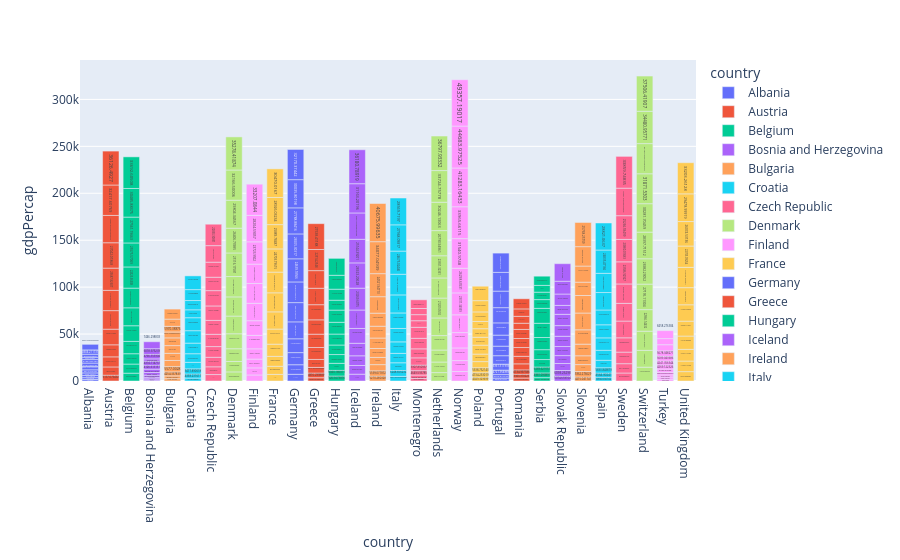

The cell this chart's notebook holds for it:
### Code cell
fig=px.bar(df_f, x='country', y='gdpPercap',orientation='v',text='gdpPercap',color='country')
fig

### Figure 1 — Plotly figure (JSON) as saved in the notebook; plotly's stock layout.template omitted (floating-point values rounded to 4 significant figures)
{"data": [{"hovertemplate": "country=%{x}<br>gdpPercap=%{text}<extra></extra>", "legendgroup": "Albania", "marker": {"color": "#636efa", "pattern": {"shape": ""}}, "name": "Albania", "orientation": "v", "showlegend": true, "text": [1601.0, 1942.0, 2313.0, 2760.0, 3313.0, 3533.0, 3631.0, 3739.0, 2497.0, 3193.0, 4604.0, 5937.0], "textposition": "auto", "type": "bar", "x": ["Albania", "Albania", "Albania", "Albania", "Albania", "Albania", "Albania", "Albania", "Albania", "Albania", "Albania", "Albania"], "xaxis": "x", "y": [1601.0, 1942.0, 2313.0, 2760.0, 3313.0, 3533.0, 3631.0, 3739.0, 2497.0, 3193.0, 4604.0, 5937.0], "yaxis": "y"}, {"hovertemplate": "country=%{x}<br>gdpPercap=%{text}<extra></extra>", "legendgroup": "Austria", "marker": {"color": "#EF553B", "pattern": {"shape": ""}}, "name": "Austria", "orientation": "v", "showlegend": true, "text": [6137.0, 8843.0, 10750.0, 12830.0, 16660.0, 19750.0, 21600.0, 23690.0, 27040.0, 29100.0, 32420.0, 36130.0], "textposition": "auto", "type": "bar", "x": ["Austria", "Austria", "Austria", "Austria", "Austria", "Austria", "Austria", "Austria", "Austria", "Austria", "Austria", "Austria"], "xaxis": "x", "y": [6137.0, 8843.0, 10750.0, 12830.0, 16660.0, 19750.0, 21600.0, 23690.0, 27040.0, 29100.0, 32420.0, 36130.0], "yaxis": "y"}, {"hovertemplate": "country=%{x}<br>gdpPercap=%{text}<extra></extra>", "legendgroup": "Belgium", "marker": {"color": "#00cc96", "pattern": {"shape": ""}}, "name": "Belgium", "orientation": "v", "showlegend": true, "text": [8343.0, 9715.0, 10990.0, 13150.0, 16670.0, 19120.0, 20980.0, 22530.0, 25580.0, 27560.0, 30490.0, 33690.0], "textposition": "auto", "type": "bar", "x": ["Belgium", "Belgium", "Belgium", "Belgium", "Belgium", "Belgium", "Belgium", "Belgium", "Belgium", "Belgium", "Belgium", "Belgium"], "xaxis": "x", "y": [8343.0, 9715.0, 10990.0, 13150.0, 16670.0, 19120.0, 20980.0, 22530.0, 25580.0, 27560.0, 30490.0, 33690.0], "yaxis": "y"}, {"hovertemplate": "country=%{x}<br>gdpPercap=%{text}<extra></extra>", "legendgroup": "Bosnia and Herzegovina", "marker": {"color": "#ab63fa", "pattern": {"shape": ""}}, "name": "Bosnia and Herzegovina", "orientation": "v", "showlegend": true, "text": [973.5, 1354.0, 1710.0, 2172.0, 2860.0, 3528.0, 4127.0, 4314.0, 2547.0, 4766.0, 6019.0, 7446.0], "textposition": "auto", "type": "bar", "x": ["Bosnia and Herzegovina", "Bosnia and Herzegovina", "Bosnia and Herzegovina", "Bosnia and Herzegovina", "Bosnia and Herzegovina", "Bosnia and Herzegovina", "Bosnia and Herzegovina", "Bosnia and Herzegovina", "Bosnia and Herzegovina", "Bosnia and Herzegovina", "Bosnia and Herzegovina", "Bosnia and Herzegovina"], "xaxis": "x", "y": [973.5, 1354.0, 1710.0, 2172.0, 2860.0, 3528.0, 4127.0, 4314.0, 2547.0, 4766.0, 6019.0, 7446.0], "yaxis": "y"}, {"hovertemplate": "country=%{x}<br>gdpPercap=%{text}<extra></extra>", "legendgroup": "Bulgaria", "marker": {"color": "#FFA15A", "pattern": {"shape": ""}}, "name": "Bulgaria", "orientation": "v", "showlegend": true, "text": [2444.0, 3009.0, 4254.0, 5577.0, 6597.0, 7612.0, 8224.0, 8240.0, 6303.0, 5970.0, 7697.0, 10680.0], "textposition": "auto", "type": "bar", "x": ["Bulgaria", "Bulgaria", "Bulgaria", "Bulgaria", "Bulgaria", "Bulgaria", "Bulgaria", "Bulgaria", "Bulgaria", "Bulgaria", "Bulgaria", "Bulgaria"], "xaxis": "x", "y": [2444.0, 3009.0, 4254.0, 5577.0, 6597.0, 7612.0, 8224.0, 8240.0, 6303.0, 5970.0, 7697.0, 10680.0], "yaxis": "y"}, {"hovertemplate": "country=%{x}<br>gdpPercap=%{text}<extra></extra>", "legendgroup": "Croatia", "marker": {"color": "#19d3f3", "pattern": {"shape": ""}}, "name": "Croatia", "orientation": "v", "showlegend": true, "text": [3119.0, 4338.0, 5478.0, 6960.0, 9164.0, 11310.0, 13220.0, 13820.0, 8448.0, 9876.0, 11630.0, 14620.0], "textposition": "auto", "type": "bar", "x": ["Croatia", "Croatia", "Croatia", "Croatia", "Croatia", "Croatia", "Croatia", "Croatia", "Croatia", "Croatia", "Croatia", "Croatia"], "xaxis": "x", "y": [3119.0, 4338.0, 5478.0, 6960.0, 9164.0, 11310.0, 13220.0, 13820.0, 8448.0, 9876.0, 11630.0, 14620.0], "yaxis": "y"}, {"hovertemplate": "country=%{x}<br>gdpPercap=%{text}<extra></extra>", "legendgroup": "Czech Republic", "marker": {"color": "#FF6692", "pattern": {"shape": ""}}, "name": "Czech Republic", "orientation": "v", "showlegend": true, "text": [6876.0, 8256.0, 10140.0, 11400.0, 13110.0, 14800.0, 15380.0, 16310.0, 14300.0, 16050.0, 17600.0, 22830.0], "textposition": "auto", "type": "bar", "x": ["Czech Republic", "Czech Republic", "Czech Republic", "Czech Republic", "Czech Republic", "Czech Republic", "Czech Republic", "Czech Republic", "Czech Republic", "Czech Republic", "Czech Republic", "Czech Republic"], "xaxis": "x", "y": [6876.0, 8256.0, 10140.0, 11400.0, 13110.0, 14800.0, 15380.0, 16310.0, 14300.0, 16050.0, 17600.0, 22830.0], "yaxis": "y"}, {"hovertemplate": "country=%{x}<br>gdpPercap=%{text}<extra></extra>", "legendgroup": "Denmark", "marker": {"color": "#B6E880", "pattern": {"shape": ""}}, "name": "Denmark", "orientation": "v", "showlegend": true, "text": [9692.0, 11100.0, 13580.0, 15940.0, 18870.0, 20420.0, 21690.0, 25120.0, 26410.0, 29800.0, 32170.0, 35280.0], "textposition": "auto", "type": "bar", "x": ["Denmark", "Denmark", "Denmark", "Denmark", "Denmark", "Denmark", "Denmark", "Denmark", "Denmark", "Denmark", "Denmark", "Denmark"], "xaxis": "x", "y": [9692.0, 11100.0, 13580.0, 15940.0, 18870.0, 20420.0, 21690.0, 25120.0, 26410.0, 29800.0, 32170.0, 35280.0], "yaxis": "y"}, {"hovertemplate": "country=%{x}<br>gdpPercap=%{text}<extra></extra>", "legendgroup": "Finland", "marker": {"color": "#FF97FF", "pattern": {"shape": ""}}, "name": "Finland", "orientation": "v", "showlegend": true, "text": [6425.0, 7545.0, 9372.0, 10920.0, 14360.0, 15610.0, 18530.0, 21140.0, 20650.0, 23720.0, 28200.0, 33210.0], "textposition": "auto", "type": "bar", "x": ["Finland", "Finland", "Finland", "Finland", "Finland", "Finland", "Finland", "Finland", "Finland", "Finland", "Finland", "Finland"], "xaxis": "x", "y": [6425.0, 7545.0, 9372.0, 10920.0, 14360.0, 15610.0, 18530.0, 21140.0, 20650.0, 23720.0, 28200.0, 33210.0], "yaxis": "y"}, {"hovertemplate": "country=%{x}<br>gdpPercap=%{text}<extra></extra>", "legendgroup": "France", "marker": {"color": "#FECB52", "pattern": {"shape": ""}}, "name": "France", "orientation": "v", "showlegend": true, "text": [7030.0, 8663.0, 10560.0, 13000.0, 16110.0, 18290.0, 20290.0, 22070.0, 24700.0, 25890.0, 28930.0, 30470.0], "textposition": "auto", "type": "bar", "x": ["France", "France", "France", "France", "France", "France", "France", "France", "France", "France", "France", "France"], "xaxis": "x", "y": [7030.0, 8663.0, 10560.0, 13000.0, 16110.0, 18290.0, 20290.0, 22070.0, 24700.0, 25890.0, 28930.0, 30470.0], "yaxis": "y"}, {"hovertemplate": "country=%{x}<br>gdpPercap=%{text}<extra></extra>", "legendgroup": "Germany", "marker": {"color": "#636efa", "pattern": {"shape": ""}}, "name": "Germany", "orientation": "v", "showlegend": true, "text": [7144.0, 10190.0, 12900.0, 14750.0, 18020.0, 20510.0, 22030.0, 24640.0, 26510.0, 27790.0, 30040.0, 32170.0], "textposition": "auto", "type": "bar", "x": ["Germany", "Germany", "Germany", "Germany", "Germany", "Germany", "Germany", "Germany", "Germany", "Germany", "Germany", "Germany"], "xaxis": "x", "y": [7144.0, 10190.0, 12900.0, 14750.0, 18020.0, 20510.0, 22030.0, 24640.0, 26510.0, 27790.0, 30040.0, 32170.0], "yaxis": "y"}, {"hovertemplate": "country=%{x}<br>gdpPercap=%{text}<extra></extra>", "legendgroup": "Greece", "marker": {"color": "#EF553B", "pattern": {"shape": ""}}, "name": "Greece", "orientation": "v", "showlegend": true, "text": [3531.0, 4916.0, 6017.0, 8513.0, 12720.0, 14200.0, 15270.0, 16120.0, 17540.0, 18750.0, 22510.0, 27540.0], "textposition": "auto", "type": "bar", "x": ["Greece", "Greece", "Greece", "Greece", "Greece", "Greece", "Greece", "Greece", "Greece", "Greece", "Greece", "Greece"], "xaxis": "x", "y": [3531.0, 4916.0, 6017.0, 8513.0, 12720.0, 14200.0, 15270.0, 16120.0, 17540.0, 18750.0, 22510.0, 27540.0], "yaxis": "y"}, {"hovertemplate": "country=%{x}<br>gdpPercap=%{text}<extra></extra>", "legendgroup": "Hungary", "marker": {"color": "#00cc96", "pattern": {"shape": ""}}, "name": "Hungary", "orientation": "v", "showlegend": true, "text": [5264.0, 6040.0, 7550.0, 9327.0, 10170.0, 11670.0, 12550.0, 12990.0, 10540.0, 11710.0, 14840.0, 18010.0], "textposition": "auto", "type": "bar", "x": ["Hungary", "Hungary", "Hungary", "Hungary", "Hungary", "Hungary", "Hungary", "Hungary", "Hungary", "Hungary", "Hungary", "Hungary"], "xaxis": "x", "y": [5264.0, 6040.0, 7550.0, 9327.0, 10170.0, 11670.0, 12550.0, 12990.0, 10540.0, 11710.0, 14840.0, 18010.0], "yaxis": "y"}, {"hovertemplate": "country=%{x}<br>gdpPercap=%{text}<extra></extra>", "legendgroup": "Iceland", "marker": {"color": "#ab63fa", "pattern": {"shape": ""}}, "name": "Iceland", "orientation": "v", "showlegend": true, "text": [7268.0, 9244.0, 10350.0, 13320.0, 15800.0, 19650.0, 23270.0, 26920.0, 25140.0, 28060.0, 31160.0, 36180.0], "textposition": "auto", "type": "bar", "x": ["Iceland", "Iceland", "Iceland", "Iceland", "Iceland", "Iceland", "Iceland", "Iceland", "Iceland", "Iceland", "Iceland", "Iceland"], "xaxis": "x", "y": [7268.0, 9244.0, 10350.0, 13320.0, 15800.0, 19650.0, 23270.0, 26920.0, 25140.0, 28060.0, 31160.0, 36180.0], "yaxis": "y"}, {"hovertemplate": "country=%{x}<br>gdpPercap=%{text}<extra></extra>", "legendgroup": "Ireland", "marker": {"color": "#FFA15A", "pattern": {"shape": ""}}, "name": "Ireland", "orientation": "v", "showlegend": true, "text": [5210.0, 5599.0, 6632.0, 7656.0, 9531.0, 11150.0, 12620.0, 13870.0, 17560.0, 24520.0, 34080.0, 40680.0], "textposition": "auto", "type": "bar", "x": ["Ireland", "Ireland", "Ireland", "Ireland", "Ireland", "Ireland", "Ireland", "Ireland", "Ireland", "Ireland", "Ireland", "Ireland"], "xaxis": "x", "y": [5210.0, 5599.0, 6632.0, 7656.0, 9531.0, 11150.0, 12620.0, 13870.0, 17560.0, 24520.0, 34080.0, 40680.0], "yaxis": "y"}, {"hovertemplate": "country=%{x}<br>gdpPercap=%{text}<extra></extra>", "legendgroup": "Italy", "marker": {"color": "#19d3f3", "pattern": {"shape": ""}}, "name": "Italy", "orientation": "v", "showlegend": true, "text": [4931.0, 6249.0, 8244.0, 10020.0, 12270.0, 14260.0, 16540.0, 19210.0, 22010.0, 24680.0, 27970.0, 28570.0], "textposition": "auto", "type": "bar", "x": ["Italy", "Italy", "Italy", "Italy", "Italy", "Italy", "Italy", "Italy", "Italy", "Italy", "Italy", "Italy"], "xaxis": "x", "y": [4931.0, 6249.0, 8244.0, 10020.0, 12270.0, 14260.0, 16540.0, 19210.0, 22010.0, 24680.0, 27970.0, 28570.0], "yaxis": "y"}, {"hovertemplate": "country=%{x}<br>gdpPercap=%{text}<extra></extra>", "legendgroup": "Montenegro", "marker": {"color": "#FF6692", "pattern": {"shape": ""}}, "name": "Montenegro", "orientation": "v", "showlegend": true, "text": [2648.0, 3682.0, 4650.0, 5908.0, 7778.0, 9596.0, 11220.0, 11730.0, 7003.0, 6466.0, 6557.0, 9254.0], "textposition": "auto", "type": "bar", "x": ["Montenegro", "Montenegro", "Montenegro", "Montenegro", "Montenegro", "Montenegro", "Montenegro", "Montenegro", "Montenegro", "Montenegro", "Montenegro", "Montenegro"], "xaxis": "x", "y": [2648.0, 3682.0, 4650.0, 5908.0, 7778.0, 9596.0, 11220.0, 11730.0, 7003.0, 6466.0, 6557.0, 9254.0], "yaxis": "y"}, {"hovertemplate": "country=%{x}<br>gdpPercap=%{text}<extra></extra>", "legendgroup": "Netherlands", "marker": {"color": "#B6E880", "pattern": {"shape": ""}}, "name": "Netherlands", "orientation": "v", "showlegend": true, "text": [8942.0, 11280.0, 12790.0, 15360.0, 18790.0, 21210.0, 21400.0, 23650.0, 26790.0, 30250.0, 33720.0, 36800.0], "textposition": "auto", "type": "bar", "x": ["Netherlands", "Netherlands", "Netherlands", "Netherlands", "Netherlands", "Netherlands", "Netherlands", "Netherlands", "Netherlands", "Netherlands", "Netherlands", "Netherlands"], "xaxis": "x", "y": [8942.0, 11280.0, 12790.0, 15360.0, 18790.0, 21210.0, 21400.0, 23650.0, 26790.0, 30250.0, 33720.0, 36800.0], "yaxis": "y"}, {"hovertemplate": "country=%{x}<br>gdpPercap=%{text}<extra></extra>", "legendgroup": "Norway", "marker": {"color": "#FF97FF", "pattern": {"shape": ""}}, "name": "Norway", "orientation": "v", "showlegend": true, "text": [10100.0, 11650.0, 13450.0, 16360.0, 18970.0, 23310.0, 26300.0, 31540.0, 33970.0, 41280.0, 44680.0, 49360.0], "textposition": "auto", "type": "bar", "x": ["Norway", "Norway", "Norway", "Norway", "Norway", "Norway", "Norway", "Norway", "Norway", "Norway", "Norway", "Norway"], "xaxis": "x", "y": [10100.0, 11650.0, 13450.0, 16360.0, 18970.0, 23310.0, 26300.0, 31540.0, 33970.0, 41280.0, 44680.0, 49360.0], "yaxis": "y"}, {"hovertemplate": "country=%{x}<br>gdpPercap=%{text}<extra></extra>", "legendgroup": "Poland", "marker": {"color": "#FECB52", "pattern": {"shape": ""}}, "name": "Poland", "orientation": "v", "showlegend": true, "text": [4029.0, 4734.0, 5339.0, 6557.0, 8007.0, 9508.0, 8452.0, 9082.0, 7739.0, 10160.0, 12000.0, 15390.0], "textposition": "auto", "type": "bar", "x": ["Poland", "Poland", "Poland", "Poland", "Poland", "Poland", "Poland", "Poland", "Poland", "Poland", "Poland", "Poland"], "xaxis": "x", "y": [4029.0, 4734.0, 5339.0, 6557.0, 8007.0, 9508.0, 8452.0, 9082.0, 7739.0, 10160.0, 12000.0, 15390.0], "yaxis": "y"}, {"hovertemplate": "country=%{x}<br>gdpPercap=%{text}<extra></extra>", "legendgroup": "Portugal", "marker": {"color": "#636efa", "pattern": {"shape": ""}}, "name": "Portugal", "orientation": "v", "showlegend": true, "text": [3068.0, 3775.0, 4728.0, 6362.0, 9022.0, 10170.0, 11750.0, 13040.0, 16210.0, 17640.0, 19970.0, 20510.0], "textposition": "auto", "type": "bar", "x": ["Portugal", "Portugal", "Portugal", "Portugal", "Portugal", "Portugal", "Portugal", "Portugal", "Portugal", "Portugal", "Portugal", "Portugal"], "xaxis": "x", "y": [3068.0, 3775.0, 4728.0, 6362.0, 9022.0, 10170.0, 11750.0, 13040.0, 16210.0, 17640.0, 19970.0, 20510.0], "yaxis": "y"}, {"hovertemplate": "country=%{x}<br>gdpPercap=%{text}<extra></extra>", "legendgroup": "Romania", "marker": {"color": "#EF553B", "pattern": {"shape": ""}}, "name": "Romania", "orientation": "v", "showlegend": true, "text": [3145.0, 3943.0, 4735.0, 6471.0, 8011.0, 9356.0, 9605.0, 9696.0, 6598.0, 7347.0, 7885.0, 10810.0], "textposition": "auto", "type": "bar", "x": ["Romania", "Romania", "Romania", "Romania", "Romania", "Romania", "Romania", "Romania", "Romania", "Romania", "Romania", "Romania"], "xaxis": "x", "y": [3145.0, 3943.0, 4735.0, 6471.0, 8011.0, 9356.0, 9605.0, 9696.0, 6598.0, 7347.0, 7885.0, 10810.0], "yaxis": "y"}, {"hovertemplate": "country=%{x}<br>gdpPercap=%{text}<extra></extra>", "legendgroup": "Serbia", "marker": {"color": "#00cc96", "pattern": {"shape": ""}}, "name": "Serbia", "orientation": "v", "showlegend": true, "text": [3581.0, 4981.0, 6290.0, 7992.0, 10520.0, 12980.0, 15180.0, 15870.0, 9325.0, 7914.0, 7236.0, 9787.0], "textposition": "auto", "type": "bar", "x": ["Serbia", "Serbia", "Serbia", "Serbia", "Serbia", "Serbia", "Serbia", "Serbia", "Serbia", "Serbia", "Serbia", "Serbia"], "xaxis": "x", "y": [3581.0, 4981.0, 6290.0, 7992.0, 10520.0, 12980.0, 15180.0, 15870.0, 9325.0, 7914.0, 7236.0, 9787.0], "yaxis": "y"}, {"hovertemplate": "country=%{x}<br>gdpPercap=%{text}<extra></extra>", "legendgroup": "Slovak Republic", "marker": {"color": "#ab63fa", "pattern": {"shape": ""}}, "name": "Slovak Republic", "orientation": "v", "showlegend": true, "text": [5075.0, 6093.0, 7481.0, 8413.0, 9674.0, 10920.0, 11350.0, 12040.0, 9498.0, 12130.0, 13640.0, 18680.0], "textposition": "auto", "type": "bar", "x": ["Slovak Republic", "Slovak Republic", "Slovak Republic", "Slovak Republic", "Slovak Republic", "Slovak Republic", "Slovak Republic", "Slovak Republic", "Slovak Republic", "Slovak Republic", "Slovak Republic", "Slovak Republic"], "xaxis": "x", "y": [5075.0, 6093.0, 7481.0, 8413.0, 9674.0, 10920.0, 11350.0, 12040.0, 9498.0, 12130.0, 13640.0, 18680.0], "yaxis": "y"}, {"hovertemplate": "country=%{x}<br>gdpPercap=%{text}<extra></extra>", "legendgroup": "Slovenia", "marker": {"color": "#FFA15A", "pattern": {"shape": ""}}, "name": "Slovenia", "orientation": "v", "showlegend": true, "text": [4215.0, 5862.0, 7402.0, 9405.0, 12380.0, 15280.0, 17870.0, 18680.0, 14210.0, 17160.0, 20660.0, 25770.0], "textposition": "auto", "type": "bar", "x": ["Slovenia", "Slovenia", "Slovenia", "Slovenia", "Slovenia", "Slovenia", "Slovenia", "Slovenia", "Slovenia", "Slovenia", "Slovenia", "Slovenia"], "xaxis": "x", "y": [4215.0, 5862.0, 7402.0, 9405.0, 12380.0, 15280.0, 17870.0, 18680.0, 14210.0, 17160.0, 20660.0, 25770.0], "yaxis": "y"}, {"hovertemplate": "country=%{x}<br>gdpPercap=%{text}<extra></extra>", "legendgroup": "Spain", "marker": {"color": "#19d3f3", "pattern": {"shape": ""}}, "name": "Spain", "orientation": "v", "showlegend": true, "text": [3834.0, 4565.0, 5694.0, 7994.0, 10640.0, 13240.0, 13930.0, 15760.0, 18600.0, 20450.0, 24840.0, 28820.0], "textposition": "auto", "type": "bar", "x": ["Spain", "Spain", "Spain", "Spain", "Spain", "Spain", "Spain", "Spain", "Spain", "Spain", "Spain", "Spain"], "xaxis": "x", "y": [3834.0, 4565.0, 5694.0, 7994.0, 10640.0, 13240.0, 13930.0, 15760.0, 18600.0, 20450.0, 24840.0, 28820.0], "yaxis": "y"}, {"hovertemplate": "country=%{x}<br>gdpPercap=%{text}<extra></extra>", "legendgroup": "Sweden", "marker": {"color": "#FF6692", "pattern": {"shape": ""}}, "name": "Sweden", "orientation": "v", "showlegend": true, "text": [8528.0, 9912.0, 12330.0, 15260.0, 17830.0, 18860.0, 20670.0, 23590.0, 23880.0, 25270.0, 29340.0, 33860.0], "textposition": "auto", "type": "bar", "x": ["Sweden", "Sweden", "Sweden", "Sweden", "Sweden", "Sweden", "Sweden", "Sweden", "Sweden", "Sweden", "Sweden", "Sweden"], "xaxis": "x", "y": [8528.0, 9912.0, 12330.0, 15260.0, 17830.0, 18860.0, 20670.0, 23590.0, 23880.0, 25270.0, 29340.0, 33860.0], "yaxis": "y"}, {"hovertemplate": "country=%{x}<br>gdpPercap=%{text}<extra></extra>", "legendgroup": "Switzerland", "marker": {"color": "#B6E880", "pattern": {"shape": ""}}, "name": "Switzerland", "orientation": "v", "showlegend": true, "text": [14730.0, 17910.0, 20430.0, 22970.0, 27200.0, 26980.0, 28400.0, 30280.0, 31870.0, 32140.0, 34480.0, 37510.0], "textposition": "auto", "type": "bar", "x": ["Switzerland", "Switzerland", "Switzerland", "Switzerland", "Switzerland", "Switzerland", "Switzerland", "Switzerland", "Switzerland", "Switzerland", "Switzerland", "Switzerland"], "xaxis": "x", "y": [14730.0, 17910.0, 20430.0, 22970.0, 27200.0, 26980.0, 28400.0, 30280.0, 31870.0, 32140.0, 34480.0, 37510.0], "yaxis": "y"}, {"hovertemplate": "country=%{x}<br>gdpPercap=%{text}<extra></extra>", "legendgroup": "Turkey", "marker": {"color": "#FF97FF", "pattern": {"shape": ""}}, "name": "Turkey", "orientation": "v", "showlegend": true, "text": [1969.0, 2219.0, 2323.0, 2826.0, 3451.0, 4269.0, 4241.0, 5089.0, 5678.0, 6601.0, 6508.0, 8458.0], "textposition": "auto", "type": "bar", "x": ["Turkey", "Turkey", "Turkey", "Turkey", "Turkey", "Turkey", "Turkey", "Turkey", "Turkey", "Turkey", "Turkey", "Turkey"], "xaxis": "x", "y": [1969.0, 2219.0, 2323.0, 2826.0, 3451.0, 4269.0, 4241.0, 5089.0, 5678.0, 6601.0, 6508.0, 8458.0], "yaxis": "y"}, {"hovertemplate": "country=%{x}<br>gdpPercap=%{text}<extra></extra>", "legendgroup": "United Kingdom", "marker": {"color": "#FECB52", "pattern": {"shape": ""}}, "name": "United Kingdom", "orientation": "v", "showlegend": true, "text": [9980.0, 11280.0, 12480.0, 14140.0, 15900.0, 17430.0, 18230.0, 21660.0, 22710.0, 26070.0, 29480.0, 33200.0], "textposition": "auto", "type": "bar", "x": ["United Kingdom", "United Kingdom", "United Kingdom", "United Kingdom", "United Kingdom", "United Kingdom", "United Kingdom", "United Kingdom", "United Kingdom", "United Kingdom", "United Kingdom", "United Kingdom"], "xaxis": "x", "y": [9980.0, 11280.0, 12480.0, 14140.0, 15900.0, 17430.0, 18230.0, 21660.0, 22710.0, 26070.0, 29480.0, 33200.0], "yaxis": "y"}], "layout": {"barmode": "relative", "legend": {"title": {"text": "country"}, "tracegroupgap": 0}, "margin": {"t": 60}, "xaxis": {"anchor": "y", "categoryarray": ["Albania", "Austria", "Belgium", "Bosnia and Herzegovina", "Bulgaria", "Croatia", "Czech Republic", "Denmark", "Finland", "France", "Germany", "Greece", "Hungary", "Iceland", "Ireland", "Italy", "Montenegro", "Netherlands", "Norway", "Poland", "Portugal", "Romania", "Serbia", "Slovak Republic", "Slovenia", "Spain", "Sweden", "Switzerland", "Turkey", "United Kingdom"], "categoryorder": "array", "domain": [0, 1], "title": {"text": "country"}}, "yaxis": {"anchor": "x", "domain": [0, 1], "title": {"text": "gdpPercap"}}}}
